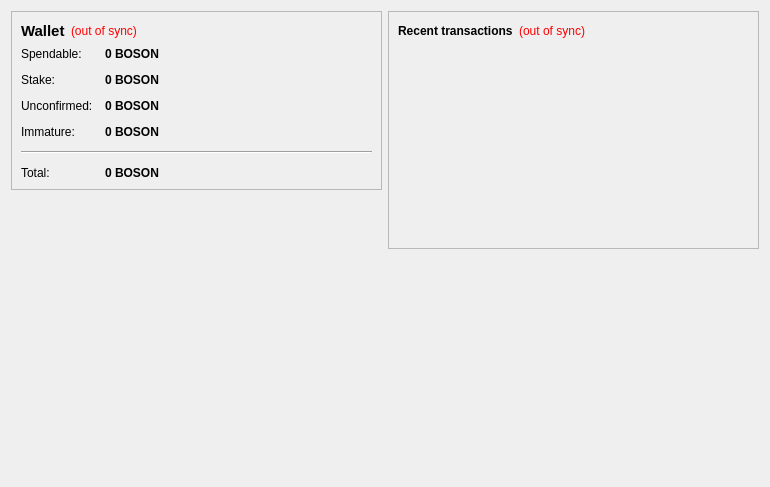
<?xml version="1.0" encoding="UTF-8"?>
<ui version="4.0">
 <class>OverviewPage</class>
 <widget class="QWidget" name="OverviewPage">
  <property name="geometry">
   <rect>
    <x>0</x>
    <y>0</y>
    <width>770</width>
    <height>487</height>
   </rect>
  </property>
  <property name="windowTitle">
   <string>Form</string>
  </property>
  <layout class="QHBoxLayout" name="horizontalLayout" stretch="1,1">
   <item>
    <layout class="QVBoxLayout" name="verticalLayout_2">
     <item>
      <widget class="QFrame" name="frame">
       <property name="frameShape">
        <enum>QFrame::StyledPanel</enum>
       </property>
       <property name="frameShadow">
        <enum>QFrame::Raised</enum>
       </property>
       <layout class="QVBoxLayout" name="verticalLayout_4">
        <item>
         <layout class="QHBoxLayout" name="horizontalLayout_4">
          <item>
           <widget class="QLabel" name="label_5">
            <property name="font">
             <font>
              <pointsize>11</pointsize>
              <weight>75</weight>
              <bold>true</bold>
             </font>
            </property>
            <property name="text">
             <string>Wallet</string>
            </property>
           </widget>
          </item>
          <item>
           <widget class="QLabel" name="labelWalletStatus">
            <property name="toolTip">
             <string>The displayed information may be out of date. Your wallet automatically synchronizes with the Boson network after a connection is established, but this process has not completed yet.</string>
            </property>
            <property name="styleSheet">
             <string notr="true">QLabel { color: red; }</string>
            </property>
            <property name="text">
             <string notr="true">(out of sync)</string>
            </property>
            <property name="alignment">
             <set>Qt::AlignLeading|Qt::AlignLeft|Qt::AlignVCenter</set>
            </property>
           </widget>
          </item>
          <item>
           <spacer name="horizontalSpacer_2">
            <property name="orientation">
             <enum>Qt::Horizontal</enum>
            </property>
            <property name="sizeHint" stdset="0">
             <size>
              <width>40</width>
              <height>20</height>
             </size>
            </property>
           </spacer>
          </item>
         </layout>
        </item>
        <item>
         <layout class="QFormLayout" name="formLayout_2">
          <property name="fieldGrowthPolicy">
           <enum>QFormLayout::AllNonFixedFieldsGrow</enum>
          </property>
          <property name="horizontalSpacing">
           <number>12</number>
          </property>
          <property name="verticalSpacing">
           <number>12</number>
          </property>
          <item row="0" column="0">
           <widget class="QLabel" name="label">
            <property name="text">
             <string>Spendable:</string>
            </property>
           </widget>
          </item>
          <item row="0" column="1">
           <widget class="QLabel" name="labelBalance">
            <property name="font">
             <font>
              <weight>75</weight>
              <bold>true</bold>
             </font>
            </property>
            <property name="cursor">
             <cursorShape>IBeamCursor</cursorShape>
            </property>
            <property name="toolTip">
             <string>Your current spendable balance</string>
            </property>
            <property name="text">
             <string notr="true">0 BOSON</string>
            </property>
            <property name="textInteractionFlags">
             <set>Qt::LinksAccessibleByMouse|Qt::TextSelectableByKeyboard|Qt::TextSelectableByMouse</set>
            </property>
           </widget>
          </item>
          <item row="1" column="0">
           <widget class="QLabel" name="label_6">
            <property name="text">
             <string>Stake:</string>
            </property>
           </widget>
          </item>
          <item row="1" column="1">
           <widget class="QLabel" name="labelStake">
            <property name="font">
             <font>
              <weight>75</weight>
              <bold>true</bold>
             </font>
            </property>
            <property name="cursor">
             <cursorShape>IBeamCursor</cursorShape>
            </property>
            <property name="toolTip">
             <string>Total of coins that was staked, and do not yet count toward the current balance</string>
            </property>
            <property name="text">
             <string notr="true">0 BOSON</string>
            </property>
            <property name="textInteractionFlags">
             <set>Qt::LinksAccessibleByMouse|Qt::TextSelectableByKeyboard|Qt::TextSelectableByMouse</set>
            </property>
           </widget>
          </item>
          <item row="2" column="0">
           <widget class="QLabel" name="label_3">
            <property name="text">
             <string>Unconfirmed:</string>
            </property>
           </widget>
          </item>
          <item row="2" column="1">
           <widget class="QLabel" name="labelUnconfirmed">
            <property name="font">
             <font>
              <weight>75</weight>
              <bold>true</bold>
             </font>
            </property>
            <property name="cursor">
             <cursorShape>IBeamCursor</cursorShape>
            </property>
            <property name="toolTip">
             <string>Total of transactions that have yet to be confirmed, and do not yet count toward the current balance</string>
            </property>
            <property name="text">
             <string notr="true">0 BOSON</string>
            </property>
            <property name="textInteractionFlags">
             <set>Qt::LinksAccessibleByMouse|Qt::TextSelectableByKeyboard|Qt::TextSelectableByMouse</set>
            </property>
           </widget>
          </item>
          <item row="3" column="0">
           <widget class="QLabel" name="labelImmatureText">
            <property name="text">
             <string>Immature:</string>
            </property>
           </widget>
          </item>
          <item row="3" column="1">
           <widget class="QLabel" name="labelImmature">
            <property name="font">
             <font>
              <weight>75</weight>
              <bold>true</bold>
             </font>
            </property>
            <property name="toolTip">
             <string>Mined balance that has not yet matured</string>
            </property>
            <property name="text">
             <string notr="true">0 BOSON</string>
            </property>
            <property name="textInteractionFlags">
             <set>Qt::LinksAccessibleByMouse|Qt::TextSelectableByKeyboard|Qt::TextSelectableByMouse</set>
            </property>
           </widget>
          </item>
          <item row="4" column="0" colspan="2">
           <widget class="Line" name="line">
            <property name="orientation">
             <enum>Qt::Horizontal</enum>
            </property>
           </widget>
          </item>
          <item row="5" column="0">
           <widget class="QLabel" name="labelTotalText">
            <property name="text">
             <string>Total:</string>
            </property>
           </widget>
          </item>
          <item row="5" column="1">
           <widget class="QLabel" name="labelTotal">
            <property name="font">
             <font>
              <weight>75</weight>
              <bold>true</bold>
             </font>
            </property>
            <property name="cursor">
             <cursorShape>IBeamCursor</cursorShape>
            </property>
            <property name="toolTip">
             <string>Your current total balance</string>
            </property>
            <property name="text">
             <string notr="true">0 BOSON</string>
            </property>
            <property name="textInteractionFlags">
             <set>Qt::LinksAccessibleByMouse|Qt::TextSelectableByKeyboard|Qt::TextSelectableByMouse</set>
            </property>
           </widget>
          </item>
         </layout>
        </item>
       </layout>
      </widget>
     </item>
     <item>
      <spacer name="verticalSpacer">
       <property name="orientation">
        <enum>Qt::Vertical</enum>
       </property>
       <property name="sizeHint" stdset="0">
        <size>
         <width>20</width>
         <height>40</height>
        </size>
       </property>
      </spacer>
     </item>
     <item>
      <widget class="QLabel" name="label_6">
       <property name="text">
        <string/>
       </property>
       <property name="pixmap">
        <pixmap resource="../bitcoin.qrc">:/images/backg</pixmap>
       </property>
       <property name="scaledContents">
        <bool>false</bool>
       </property>
       <property name="alignment">
        <set>Qt::AlignCenter</set>
       </property>
       <property name="margin">
        <number>-2</number>
       </property>
      </widget>
     </item>
    </layout>
   </item>
   <item>
    <layout class="QVBoxLayout" name="verticalLayout_3">
     <item>
      <widget class="QFrame" name="frame_2">
       <property name="frameShape">
        <enum>QFrame::StyledPanel</enum>
       </property>
       <property name="frameShadow">
        <enum>QFrame::Raised</enum>
       </property>
       <layout class="QVBoxLayout" name="verticalLayout">
        <item>
         <layout class="QHBoxLayout" name="horizontalLayout_2">
          <item>
           <widget class="QLabel" name="label_4">
            <property name="text">
             <string>&lt;b&gt;Recent transactions&lt;/b&gt;</string>
            </property>
           </widget>
          </item>
          <item>
           <widget class="QLabel" name="labelTransactionsStatus">
            <property name="toolTip">
             <string>The displayed information may be out of date. Your wallet automatically synchronizes with the Boson network after a connection is established, but this process has not completed yet.</string>
            </property>
            <property name="styleSheet">
             <string notr="true">QLabel { color: red; }</string>
            </property>
            <property name="text">
             <string notr="true">(out of sync)</string>
            </property>
            <property name="alignment">
             <set>Qt::AlignRight|Qt::AlignTrailing|Qt::AlignVCenter</set>
            </property>
           </widget>
          </item>
          <item>
           <spacer name="horizontalSpacer">
            <property name="orientation">
             <enum>Qt::Horizontal</enum>
            </property>
            <property name="sizeHint" stdset="0">
             <size>
              <width>40</width>
              <height>20</height>
             </size>
            </property>
           </spacer>
          </item>
         </layout>
        </item>
        <item>
         <widget class="QListView" name="listTransactions">
          <property name="styleSheet">
           <string notr="true">QListView { background: transparent; }</string>
          </property>
          <property name="frameShape">
           <enum>QFrame::NoFrame</enum>
          </property>
          <property name="verticalScrollBarPolicy">
           <enum>Qt::ScrollBarAlwaysOff</enum>
          </property>
          <property name="horizontalScrollBarPolicy">
           <enum>Qt::ScrollBarAlwaysOff</enum>
          </property>
          <property name="selectionMode">
           <enum>QAbstractItemView::NoSelection</enum>
          </property>
         </widget>
        </item>
       </layout>
      </widget>
     </item>
     <item>
      <spacer name="verticalSpacer_2">
       <property name="orientation">
        <enum>Qt::Vertical</enum>
       </property>
       <property name="sizeHint" stdset="0">
        <size>
         <width>20</width>
         <height>40</height>
        </size>
       </property>
      </spacer>
     </item>
    </layout>
   </item>
  </layout>
 </widget>
 <resources/>
 <connections/>
</ui>
